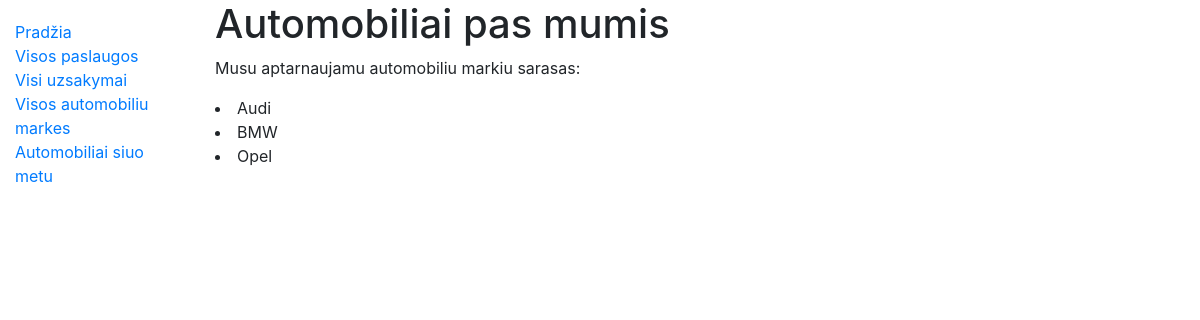
Page /autoservisas/modeliai/ on the committed database.
### autoservisas/models.py (models this page shows, shortened)
class Modelis(models.Model):
    marke = models.CharField('Automobilio marke', max_length=100, help_text='Iveskite automobilio marke')
    modelis = models.CharField('Automobilio modelis', max_length=100, help_text='Iveskite automobilio modeli')
    class Meta:
        verbose_name = "Modelis"
        verbose_name_plural = "Modeliai"

### autoservisas/views.py (the view)
# urls.py: path('modeliai/', views.modeliai, name='modeliai'),
def modeliai(request):
    modeliai_num = Modelis.objects.all()
    context = {'modeliai_num': modeliai_num,
               }
    return render(request, 'modeliai.html', context=context)

### autoservisas/templates/modeliai.html
{% extends "base.html" %}
{% block content %}
<h1>Automobiliai pas mumis</h1>
<p>Musu aptarnaujamu automobiliu markiu sarasas: </p>
{% for auto in modeliai_num %}
<li>{{auto.marke}}</li>
{% endfor %}
{% endblock %}

### rows in the picture
Modelis: marke "Audi"
Modelis: marke "BMW"
Modelis: marke "Opel"
